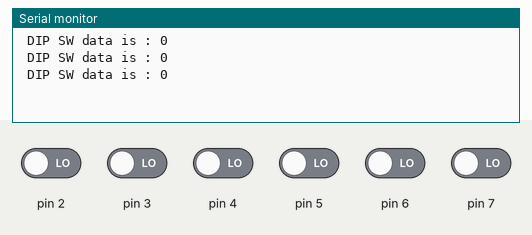
The sketch below on a simulated Arduino Uno, built with avr-gcc and run on an emulated ATmega328P. Shown: the last lines printed to the serial monitor. Inputs (shaded band) come from the test bench; at power-on: pin 2–7 LOW.

Above: at 2.8 s.
2.9 s: pin 2 driven HIGH
At 3.8 s:
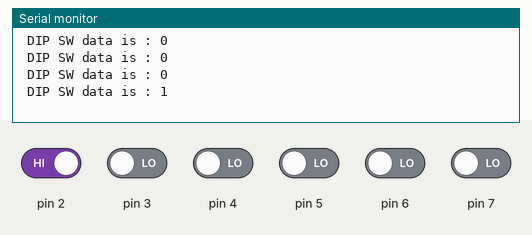
4.4 s: pin 3 driven HIGH
At 5.7 s:
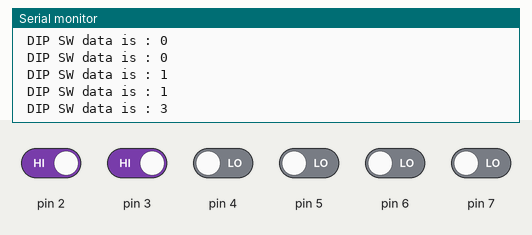
5.9 s: pin 4 driven HIGH
At 6.5 s:
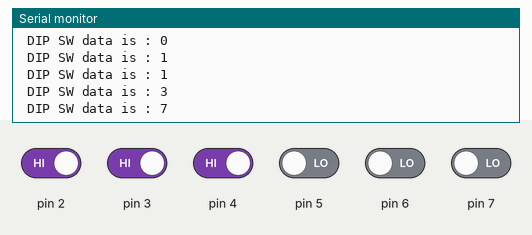
7.4 s: pin 5 driven HIGH
At 8.7 s:
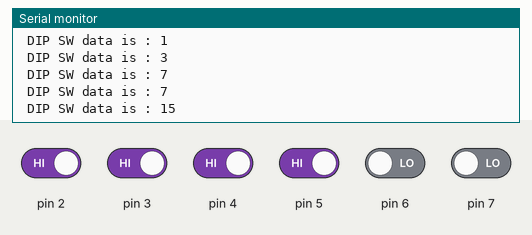
8.9 s: pin 6 driven HIGH
At 9.8 s:
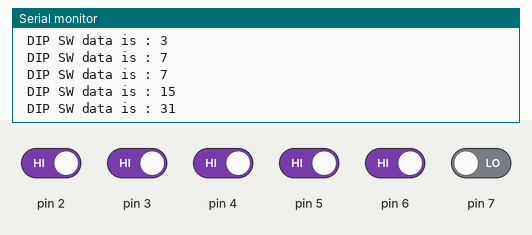
10.4 s: pin 7 driven HIGH
At 11.6 s:
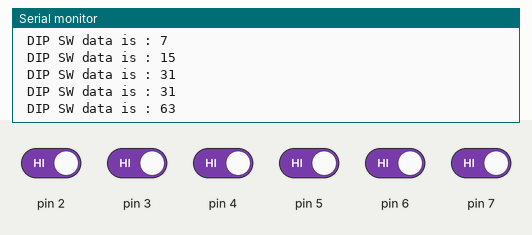
Timing chart, 0 to 12.9 s (numbered marks = the images above; inputs shaded):
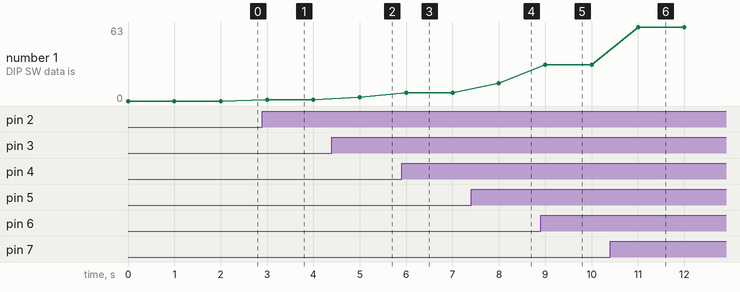

Measured:
- after the input at 2.9 s, the serial monitor: prints a new line after 0.10 s (image 1)
- after the input at 4.4 s, the serial monitor: prints a new line after 0.60 s (image 2)
- after the input at 5.9 s, the serial monitor: prints a new line after 0.10 s (image 3)
- after the input at 7.4 s, the serial monitor: prints a new line after 0.60 s (image 4)
- after the input at 8.9 s, the serial monitor: prints a new line after 0.10 s (image 5)
- after the input at 10.4 s, the serial monitor: prints a new line after 0.60 s (image 6)
- plotted number 1: 0 → 1 after the input at 2.9 s, 1 → 3 after the input at 4.4 s, 3 → 7 after the input at 5.9 s, 7 → 15 after the input at 7.4 s, 15 → 31 after the input at 8.9 s

The sketch:

EX4.1.ino
```cpp
void setup() {
  // put your setup code here, to run once:
  Serial.begin(9600);
  DDRD &=~(0x0c);  //Declare as Input
}

void loop() {
  // put your main code here, to run repeatedly:
  unsigned int Data = (PIND)>>2 ; //as Pin 0 and Pin 1 doing communication
  Serial.print(" DIP SW data is : ");
  Serial.println(Data);
  delay(1000);

}
```
